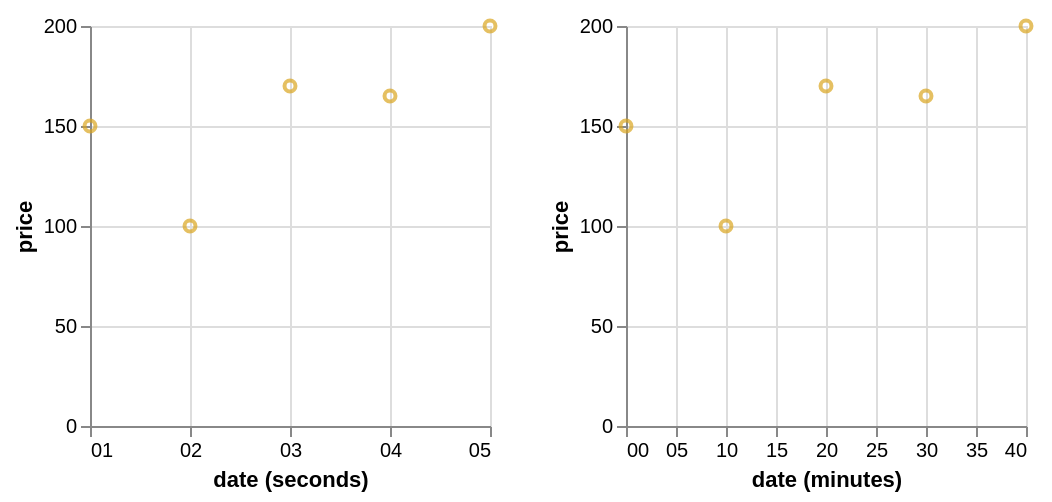

Write a Vega-Lite specification for this figure.
### Vega specification from a JSON file in a GitHub repository (floating-point values rounded to 4 significant figures)
{"$schema": "https://vega.github.io/schema/vega/v5.json", "autosize": "pad", "padding": 5, "height": 200, "data": [{"name": "brush_store"}, {"name": "source_0", "values": [{"date": "Sun, 01 Jan 2012 23:00:01", "price": 150}, {"date": "Sun, 02 Jan 2012 00:10:02", "price": 100}, {"date": "Sun, 02 Jan 2012 01:20:03", "price": 170}, {"date": "Sun, 02 Jan 2012 02:30:04", "price": 165}, {"date": "Sun, 02 Jan 2012 03:40:05", "price": 200}]}, {"name": "data_0", "source": "source_0", "transform": [{"type": "formula", "expr": "toDate(datum[\"date\"])", "as": "date"}, {"type": "formula", "as": "seconds_date", "expr": "datetime(0, 0, 1, 0, 0, seconds(datum[\"date\"]), 0)"}]}, {"name": "data_1", "source": "data_0", "transform": [{"type": "filter", "expr": "!(length(data(\"brush_store\"))) || (vlSelectionTest(\"brush_store\", datum))"}, {"type": "formula", "as": "minutes_date", "expr": "datetime(0, 0, 1, 0, minutes(datum[\"date\"]), 0, 0)"}, {"type": "filter", "expr": "datum[\"minutes_date\"] !== null && !isNaN(datum[\"minutes_date\"]) && datum[\"price\"] !== null && !isNaN(datum[\"price\"])"}]}, {"name": "data_2", "source": "data_0", "transform": [{"type": "filter", "expr": "datum[\"seconds_date\"] !== null && !isNaN(datum[\"seconds_date\"]) && datum[\"price\"] !== null && !isNaN(datum[\"price\"])"}]}], "signals": [{"name": "concat_0_width", "value": 200}, {"name": "concat_1_width", "value": 200}, {"name": "unit", "value": {}, "on": [{"events": "mousemove", "update": "isTuple(group()) ? group() : unit"}]}, {"name": "brush", "update": "vlSelectionResolve(\"brush_store\")"}], "layout": {"padding": 20, "bounds": "full", "align": "each"}, "marks": [{"type": "group", "name": "concat_0_group", "style": "cell", "encode": {"update": {"width": {"signal": "concat_0_width"}, "height": {"signal": "height"}}}, "signals": [{"name": "brush_x", "value": [], "on": [{"events": {"source": "scope", "type": "mousedown", "filter": ["!event.item || event.item.mark.name !== \"brush_brush\""]}, "update": "[x(unit), x(unit)]"}, {"events": {"source": "window", "type": "mousemove", "consume": true, "between": [{"source": "scope", "type": "mousedown", "filter": ["!event.item || event.item.mark.name !== \"brush_brush\""]}, {"source": "window", "type": "mouseup"}]}, "update": "[brush_x[0], clamp(x(unit), 0, concat_0_width)]"}, {"events": {"signal": "brush_scale_trigger"}, "update": "[scale(\"concat_0_x\", brush_seconds_date[0]), scale(\"concat_0_x\", brush_seconds_date[1])]"}, {"events": {"signal": "brush_translate_delta"}, "update": "clampRange(panLinear(brush_translate_anchor.extent_x, brush_translate_delta.x / span(brush_translate_anchor.extent_x)), 0, concat_0_width)"}, {"events": {"signal": "brush_zoom_delta"}, "update": "clampRange(zoomLinear(brush_x, brush_zoom_anchor.x, brush_zoom_delta), 0, concat_0_width)"}, {"events": [{"source": "scope", "type": "dblclick"}], "update": "[0, 0]"}]}, {"name": "brush_seconds_date", "on": [{"events": {"signal": "brush_x"}, "update": "brush_x[0] === brush_x[1] ? null : invert(\"concat_0_x\", brush_x)"}]}, {"name": "brush_scale_trigger", "value": {}, "on": [{"events": [{"scale": "concat_0_x"}], "update": "(!isArray(brush_seconds_date) || (+invert(\"concat_0_x\", brush_x)[0] === +brush_seconds_date[0] && +invert(\"concat_0_x\", brush_x)[1] === +brush_seconds_date[1])) ? brush_scale_trigger : {}"}]}, {"name": "brush_tuple", "on": [{"events": [{"signal": "brush_seconds_date"}], "update": "brush_seconds_date ? {unit: \"concat_0\", fields: brush_tuple_fields, values: [brush_seconds_date]} : null"}]}, {"name": "brush_tuple_fields", "value": [{"field": "seconds_date", "channel": "x", "type": "R"}]}, {"name": "brush_translate_anchor", "value": {}, "on": [{"events": [{"source": "scope", "type": "mousedown", "markname": "brush_brush"}], "update": "{x: x(unit), y: y(unit), extent_x: slice(brush_x)}"}]}, {"name": "brush_translate_delta", "value": {}, "on": [{"events": [{"source": "window", "type": "mousemove", "consume": true, "between": [{"source": "scope", "type": "mousedown", "markname": "brush_brush"}, {"source": "window", "type": "mouseup"}]}], "update": "{x: brush_translate_anchor.x - x(unit), y: brush_translate_anchor.y - y(unit)}"}]}, {"name": "brush_zoom_anchor", "on": [{"events": [{"source": "scope", "type": "wheel", "consume": true, "markname": "brush_brush"}], "update": "{x: x(unit), y: y(unit)}"}]}, {"name": "brush_zoom_delta", "on": [{"events": [{"source": "scope", "type": "wheel", "consume": true, "markname": "brush_brush"}], "force": true, "update": "pow(1.001, event.deltaY * pow(16, event.deltaMode))"}]}, {"name": "brush_modify", "update": "modify(\"brush_store\", brush_tuple, true)"}], "marks": [{"name": "brush_brush_bg", "type": "rect", "clip": true, "encode": {"enter": {"fill": {"value": "#333"}, "fillOpacity": {"value": 0.125}}, "update": {"x": [{"test": "data(\"brush_store\").length && data(\"brush_store\")[0].unit === \"concat_0\"", "signal": "brush_x[0]"}, {"value": 0}], "y": [{"test": "data(\"brush_store\").length && data(\"brush_store\")[0].unit === \"concat_0\"", "value": 0}, {"value": 0}], "x2": [{"test": "data(\"brush_store\").length && data(\"brush_store\")[0].unit === \"concat_0\"", "signal": "brush_x[1]"}, {"value": 0}], "y2": [{"test": "data(\"brush_store\").length && data(\"brush_store\")[0].unit === \"concat_0\"", "field": {"group": "height"}}, {"value": 0}]}}}, {"name": "concat_0_marks", "type": "symbol", "style": ["point"], "from": {"data": "data_2"}, "encode": {"update": {"opacity": {"value": 0.7}, "fill": {"value": "transparent"}, "stroke": [{"test": "!(length(data(\"brush_store\"))) || (vlSelectionTest(\"brush_store\", datum))", "value": "goldenrod"}, {"value": "steelblue"}], "x": {"scale": "concat_0_x", "field": "seconds_date"}, "y": {"scale": "concat_0_y", "field": "price"}}}}, {"name": "brush_brush", "type": "rect", "clip": true, "encode": {"enter": {"fill": {"value": "transparent"}}, "update": {"x": [{"test": "data(\"brush_store\").length && data(\"brush_store\")[0].unit === \"concat_0\"", "signal": "brush_x[0]"}, {"value": 0}], "y": [{"test": "data(\"brush_store\").length && data(\"brush_store\")[0].unit === \"concat_0\"", "value": 0}, {"value": 0}], "x2": [{"test": "data(\"brush_store\").length && data(\"brush_store\")[0].unit === \"concat_0\"", "signal": "brush_x[1]"}, {"value": 0}], "y2": [{"test": "data(\"brush_store\").length && data(\"brush_store\")[0].unit === \"concat_0\"", "field": {"group": "height"}}, {"value": 0}], "stroke": [{"test": "brush_x[0] !== brush_x[1]", "value": "white"}, {"value": null}]}}}], "axes": [{"scale": "concat_0_x", "orient": "bottom", "gridScale": "concat_0_y", "grid": true, "tickCount": {"signal": "ceil(concat_0_width/40)"}, "domain": false, "labels": false, "maxExtent": 0, "minExtent": 0, "ticks": false, "zindex": 0}, {"scale": "concat_0_y", "orient": "left", "gridScale": "concat_0_x", "grid": true, "tickCount": {"signal": "ceil(height/40)"}, "domain": false, "labels": false, "maxExtent": 0, "minExtent": 0, "ticks": false, "zindex": 0}, {"scale": "concat_0_x", "orient": "bottom", "grid": false, "title": "date (seconds)", "labelFlush": true, "labelOverlap": true, "tickCount": {"signal": "ceil(concat_0_width/40)"}, "encode": {"labels": {"update": {"text": {"signal": "timeFormat(datum.value, '%S')"}}}}, "zindex": 0}, {"scale": "concat_0_y", "orient": "left", "grid": false, "title": "price", "labelOverlap": true, "tickCount": {"signal": "ceil(height/40)"}, "zindex": 0}]}, {"type": "group", "name": "concat_1_group", "style": "cell", "encode": {"update": {"width": {"signal": "concat_1_width"}, "height": {"signal": "height"}}}, "marks": [{"name": "concat_1_marks", "type": "symbol", "style": ["point"], "from": {"data": "data_1"}, "encode": {"update": {"opacity": {"value": 0.7}, "fill": {"value": "transparent"}, "stroke": {"value": "goldenrod"}, "x": {"scale": "concat_1_x", "field": "minutes_date"}, "y": {"scale": "concat_1_y", "field": "price"}}}}], "axes": [{"scale": "concat_1_x", "orient": "bottom", "gridScale": "concat_1_y", "grid": true, "tickCount": {"signal": "ceil(concat_1_width/40)"}, "domain": false, "labels": false, "maxExtent": 0, "minExtent": 0, "ticks": false, "zindex": 0}, {"scale": "concat_1_y", "orient": "left", "gridScale": "concat_1_x", "grid": true, "tickCount": {"signal": "ceil(height/40)"}, "domain": false, "labels": false, "maxExtent": 0, "minExtent": 0, "ticks": false, "zindex": 0}, {"scale": "concat_1_x", "orient": "bottom", "grid": false, "title": "date (minutes)", "labelFlush": true, "labelOverlap": true, "tickCount": {"signal": "ceil(concat_1_width/40)"}, "encode": {"labels": {"update": {"text": {"signal": "timeFormat(datum.value, '%M')"}}}}, "zindex": 0}, {"scale": "concat_1_y", "orient": "left", "grid": false, "title": "price", "labelOverlap": true, "tickCount": {"signal": "ceil(height/40)"}, "zindex": 0}]}], "scales": [{"name": "concat_0_x", "type": "time", "domain": {"data": "data_2", "field": "seconds_date"}, "range": [0, {"signal": "concat_0_width"}]}, {"name": "concat_0_y", "type": "linear", "domain": {"data": "data_2", "field": "price"}, "range": [{"signal": "height"}, 0], "nice": true, "zero": true}, {"name": "concat_1_x", "type": "time", "domain": {"data": "data_1", "field": "minutes_date"}, "range": [0, {"signal": "concat_1_width"}]}, {"name": "concat_1_y", "type": "linear", "domain": {"data": "data_1", "field": "price"}, "range": [{"signal": "height"}, 0], "nice": true, "zero": true}]}
